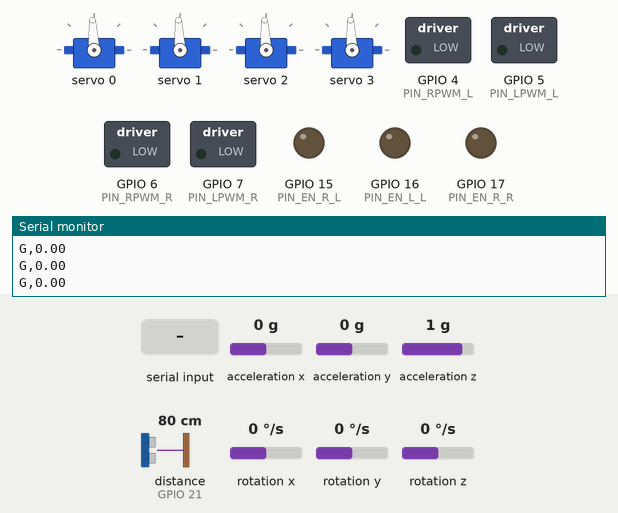
This sketch was run on a simulated ESP32. On the bench: 4 × servo, switched loads named in the sketch (green lamp = pin HIGH), output pins drawn as LEDs (lit = HIGH), the last lines printed to the serial monitor. Wiring (inferred from the names in the program): ultrasonic range finder: trigger GPIO 18; echo GPIO 21; MPU-6050 motion sensor at I2C address 0x68. The inputs (shaded band) are chosen by the test bench; at power-on: acceleration x 0 g, acceleration y 0 g, acceleration z 1 g, distance to the obstacle (sensor on GPIO 21) 80 cm, rotation x 0 °/s, rotation y 0 °/s, rotation z 0 °/s. The echo pulse lasts 58.3 µs per cm; nothing arrives over Bluetooth unless stated; pins used as bus, display or sensor lines are not drawn.

Above: at 3.2 s.
3.3 s: "C,90,45,200\n" received over Serial
At 4.4 s:
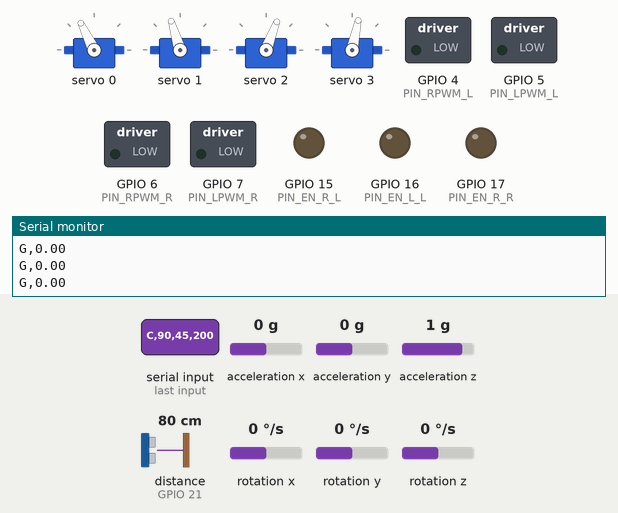
4.8 s: "A,90\n" received over Serial
Timing chart, 0 to 7.8 s (numbered marks = the images above; inputs shaded):
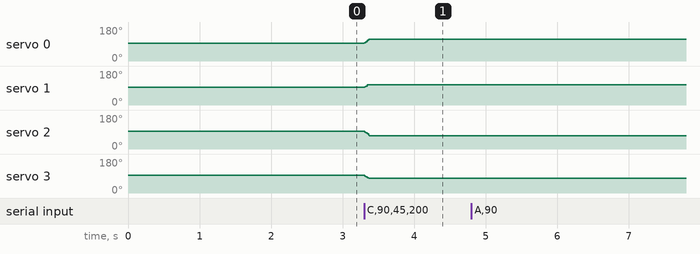

The sketch:

motor_muscle.ino
```cpp
#include <Arduino.h>
#include <Wire.h>
#include <math.h>
#include "driver/gpio.h"
#include <Adafruit_PWMServoDriver.h>
#include <BLEDevice.h>
#include <BLEScan.h>
#include <BLEAdvertisedDevice.h>

#define BEACON_UUID "7a1f0001-5c3e-4b8a-9d2e-1f6b8c0a4e11"

#define PIN_RPWM_L 4
#define PIN_LPWM_L 5
#define PIN_RPWM_R 6
#define PIN_LPWM_R 7
#define PIN_SDA 8
#define PIN_SCL 9
#define PIN_TRIG 18
#define PIN_ECHO 21

// BTS7960/IBT-2 active-HIGH enables. Drivers remain disabled at boot.
#define PIN_EN_R_L 15
#define PIN_EN_L_L 16
#define PIN_EN_R_R 17
#define PIN_EN_L_R 18
#define MPU_ADDR 0x68

#define PWM_FREQ 20000
#define PWM_RES 8
#define PWM_MAX 255
#define CONTROL_PERIOD_MS 10
#define WATCHDOG_MS 400
#define SONAR_PERIOD_MS 100
#define IMU_PERIOD_MS 10
#define STOP_CM 28.0f
#define CLEAR_CM 36.0f
#define KMAX 2.5f
#define DEADBAND 0.18f
#define STEER_STEP_DEG 3.0f
#define STEER_READY_DEG 4.0f
#define ACCEL_STEP 0.025f
#define DECEL_STEP 0.08f

const float HALF_L = 0.120f;
const float HALF_W = 0.100f;
const float MAX_STEER_DEG = 55.0f;
const float US_PER_DEG = 11.0f;
const int SERVO_TRIM_US[4] = {0, 0, 0, 0};
const int SERVO_DIR[4] = {1, 1, 1, 1};
const float MOTOR_DIR_L = 1.0f;
const float MOTOR_DIR_R = 1.0f;

const float WX[4] = {HALF_L, HALF_L, -HALF_L, -HALF_L};
const float WY[4] = {HALF_W, -HALF_W, HALF_W, -HALF_W};

const int PWM_PINS[4] = {PIN_RPWM_L, PIN_LPWM_L, PIN_RPWM_R, PIN_LPWM_R};

Adafruit_PWMServoDriver pca(0x40, Wire);
BLEScan* bleScan = nullptr;

volatile int8_t rssiBuf[32];
volatile uint8_t rssiHead = 0;
volatile uint8_t rssiTail = 0;

bool pcaOk = false;
bool armed = false;
bool blocked = false;
int nearCount = 0;
int cmdMode = 0;
float cmdSpeed = 0.0f;
float cmdCurv = 0.0f;
uint32_t lastCmdMs = 0;
float steerNow[4] = {0, 0, 0, 0};
float sideNow[2] = {0, 0};
uint32_t lastControl = 0;
uint32_t lastSonar = 0;
uint32_t lastImu = 0;
float gyroBiasZ = 0.0f;
float yawDeg = 0.0f;
bool imuOk = false;
uint32_t lastClear = 0;

class BeaconCb : public BLEAdvertisedDeviceCallbacks {
  void onResult(BLEAdvertisedDevice advertisedDevice) {
    if (!advertisedDevice.isAdvertisingService(BLEUUID(BEACON_UUID))) return;
    uint8_t nx = (rssiHead + 1) & 31;
    if (nx == rssiTail) return;
    rssiBuf[rssiHead] = (int8_t)advertisedDevice.getRSSI();
    rssiHead = nx;
  }
};

void pwmWrite(int idx, int duty) {
#if defined(ESP_ARDUINO_VERSION_MAJOR) && ESP_ARDUINO_VERSION_MAJOR >= 3
  ledcWrite(PWM_PINS[idx], duty);
#else
  ledcWrite(idx, duty);
#endif
}

void pwmInit() {
  for (int i = 0; i < 4; i++) {
#if defined(ESP_ARDUINO_VERSION_MAJOR) && ESP_ARDUINO_VERSION_MAJOR >= 3
    ledcAttach(PWM_PINS[i], PWM_FREQ, PWM_RES);
#else
    ledcSetup(i, PWM_FREQ, PWM_RES);
    ledcAttachPin(PWM_PINS[i], i);
#endif
    pwmWrite(i, 0);
  }
}

void driveSide(int side, float s) {
  float a = fabsf(s);
  int duty = 0;
  if (a > 0.02f) duty = (int)((DEADBAND + a * (1.0f - DEADBAND)) * PWM_MAX);
  duty = constrain(duty, 0, PWM_MAX);
  int r = side * 2;
  int l = side * 2 + 1;
  if (s >= 0.0f) {
    pwmWrite(l, 0);
    pwmWrite(r, duty);
  } else {
    pwmWrite(r, 0);
    pwmWrite(l, duty);
  }
}


void setDriverEnable(bool enabled) {
  uint8_t level = enabled ? HIGH : LOW;
  digitalWrite(PIN_EN_R_L, level);
  digitalWrite(PIN_EN_L_L, level);
  digitalWrite(PIN_EN_R_R, level);
  digitalWrite(PIN_EN_L_R, level);
}

bool mpuWriteReg(uint8_t reg, uint8_t value) {
  Wire.beginTransmission(MPU_ADDR);
  Wire.write(reg);
  Wire.write(value);
  return Wire.endTransmission() == 0;
}

bool mpuReadBytes(uint8_t reg, uint8_t *dst, size_t count) {
  Wire.beginTransmission(MPU_ADDR);
  Wire.write(reg);
  if (Wire.endTransmission(false) != 0) return false;
  size_t got = Wire.requestFrom((int)MPU_ADDR, (int)count, (int)true);
  if (got != count) return false;
  for (size_t i = 0; i < count; i++) dst[i] = Wire.read();
  return true;
}

int16_t be16(const uint8_t *p) {
  return (int16_t)(((uint16_t)p[0] << 8) | p[1]);
}

void imuInit() {
  // MPU6050 at 0x68, ±250 degrees/s, filtered gyro.
  imuOk = mpuWriteReg(0x6B, 0x00) &&
          mpuWriteReg(0x1B, 0x00) &&
          mpuWriteReg(0x1A, 0x03);
  Serial.printf("BOOT,MPU6050,%s\n", imuOk ? "OK" : "FAIL");
  if (!imuOk) return;

  // Keep the rover stationary during this startup bias measurement.
  double sum = 0.0;
  int valid = 0;
  for (int i = 0; i < 150; i++) {
    uint8_t raw[14];
    if (mpuReadBytes(0x3B, raw, sizeof(raw))) {
      sum += be16(raw + 12) / 131.0; // gyro Z in deg/s
      valid++;
    }
    delay(10);
  }
  if (valid > 0) gyroBiasZ = (float)(sum / valid);
  Serial.printf("BOOT,GYRO_BIAS,%.4f\n", gyroBiasZ);
}

void imuStep(uint32_t now) {
  static uint32_t previousMs = 0;
  if (!imuOk) return;
  uint8_t raw[14];
  if (!mpuReadBytes(0x3B, raw, sizeof(raw))) return;
  float rateZ = be16(raw + 12) / 131.0f - gyroBiasZ;
  if (previousMs != 0) {
    float dt = (now - previousMs) / 1000.0f;
    if (dt > 0.0f && dt < 0.1f) yawDeg += rateZ * dt;
  }
  previousMs = now;
  Serial.printf("G,%.2f\n", yawDeg);
}

void servoWrite(int i, float deg) {
  float us = 1500.0f + SERVO_TRIM_US[i] + SERVO_DIR[i] * deg * US_PER_DEG;
  us = constrain(us, 700.0f, 2300.0f);
  pca.writeMicroseconds(i, (uint16_t)us);
}

void steerInit() {
  Wire.begin(PIN_SDA, PIN_SCL);
  Wire.beginTransmission(0x40);
  pcaOk = (Wire.endTransmission() == 0);
  Serial.printf("BOOT,PCA9685,%s\n", pcaOk ? "OK" : "FAIL");
  if (!pcaOk) return;
  Wire.setClock(400000);
  pca.reset();
  delay(10);
  pca.setOscillatorFrequency(27000000);
  pca.setPWMFreq(50);
  for (int i = 0; i < 4; i++) servoWrite(i, 0.0f);
}

void wheelKin(float cx, float cy, int i, float omega, float &angDeg, float &spd) {
  float rx = WX[i] - cx;
  float ry = WY[i] - cy;
  float vx = -omega * ry;
  float vy = omega * rx;
  float mag = sqrtf(vx * vx + vy * vy);
  float a = atan2f(vy, vx);
  float dir = 1.0f;
  if (a > HALF_PI) {
    a -= PI;
    dir = -1.0f;
  } else if (a < -HALF_PI) {
    a += PI;
    dir = -1.0f;
  }
  angDeg = a * RAD_TO_DEG;
  spd = dir * mag;
}

void computeTargets(int mode, float cmd, float k, float ang[4], float spd[4]) {
  if (mode == 1) {
    for (int i = 0; i < 4; i++) wheelKin(0.0f, 0.0f, i, 1.0f, ang[i], spd[i]);
  } else if (fabsf(k) < 0.02f) {
    for (int i = 0; i < 4; i++) {
      ang[i] = 0.0f;
      spd[i] = 1.0f;
    }
  } else {
    float R = 1.0f / k;
    for (int i = 0; i < 4; i++) wheelKin(0.0f, R, i, k, ang[i], spd[i]);
  }
  float m = 0.0f;
  for (int i = 0; i < 4; i++) {
    if (fabsf(spd[i]) > m) m = fabsf(spd[i]);
    if (ang[i] > MAX_STEER_DEG) ang[i] = MAX_STEER_DEG;
    if (ang[i] < -MAX_STEER_DEG) ang[i] = -MAX_STEER_DEG;
  }
  for (int i = 0; i < 4; i++) spd[i] = (m > 1e-6f) ? spd[i] / m * cmd : 0.0f;
}

float slew(float cur, float tgt) {
  float step = fabsf(tgt) < fabsf(cur) ? DECEL_STEP : ACCEL_STEP;
  float d = tgt - cur;
  if (d > step) d = step;
  if (d < -step) d = -step;
  return cur + d;
}

void controlStep() {
  float cs = cmdSpeed;
  bool commandFresh = (millis() - lastCmdMs) <= WATCHDOG_MS;
  bool motorPermit = armed && commandFresh && pcaOk && imuOk;
  setDriverEnable(motorPermit);
  if (!motorPermit) cs = 0.0f;
  if (cmdMode == 0 && cs > 0.0f && blocked) cs = 0.0f;
  float ang[4];
  float spd[4];
  computeTargets(cmdMode, cs, cmdCurv, ang, spd);
  if (pcaOk) {
    for (int i = 0; i < 4; i++) {
      float d = ang[i] - steerNow[i];
      if (d > STEER_STEP_DEG) d = STEER_STEP_DEG;
      if (d < -STEER_STEP_DEG) d = -STEER_STEP_DEG;
      steerNow[i] += d;
      servoWrite(i, steerNow[i]);
    }
  }
  bool ready = pcaOk;
  for (int i = 0; i < 4 && ready; i++) {
    if (fabsf(ang[i] - steerNow[i]) > STEER_READY_DEG) ready = false;
  }
  float tl = 0.0f;
  float tr = 0.0f;
  if (ready) {
    tl = (spd[0] + spd[2]) * 0.5f * MOTOR_DIR_L;
    tr = (spd[1] + spd[3]) * 0.5f * MOTOR_DIR_R;
  }
  sideNow[0] = slew(sideNow[0], tl);
  sideNow[1] = slew(sideNow[1], tr);
  driveSide(0, sideNow[0]);
  driveSide(1, sideNow[1]);
}

float readSonarCm() {
  digitalWrite(PIN_TRIG, LOW);
  delayMicroseconds(3);
  digitalWrite(PIN_TRIG, HIGH);
  delayMicroseconds(10);
  digitalWrite(PIN_TRIG, LOW);
  unsigned long us = pulseIn(PIN_ECHO, HIGH, 12000);
  if (us == 0) return 999.0f;
  return us / 58.0f;
}

void sonarStep() {
  float cm = readSonarCm();
  if (cm < STOP_CM) {
    if (nearCount < 3) nearCount++;
  } else if (cm > CLEAR_CM) {
    nearCount = 0;
  }
  blocked = nearCount >= 2;
  Serial.printf("U,%.1f,%d\n", cm, blocked ? 1 : 0);
}

void drainRssi() {
  while (rssiTail != rssiHead) {
    int r = rssiBuf[rssiTail];
    rssiTail = (rssiTail + 1) & 31;
    Serial.printf("B,%d\n", r);
  }
}

void handleLine(char* line) {
  if (line[0] == 'C') {
    int m;
    float s;
    float k;
    if (sscanf(line, "C,%d,%f,%f", &m, &s, &k) == 3) {
      cmdMode = (m == 1) ? 1 : 0;
      cmdSpeed = constrain(s, -1.0f, 1.0f);
      cmdCurv = constrain(k, -KMAX, KMAX);
      lastCmdMs = millis();
    }
  } else if (line[0] == 'S') {
    cmdSpeed = 0.0f;
    lastCmdMs = millis();
  } else if (line[0] == 'A') {
    int a;
    if (sscanf(line, "A,%d", &a) == 1) {
      armed = (a == 1) && pcaOk && imuOk;
      cmdSpeed = 0.0f;
      setDriverEnable(false);
      lastCmdMs = millis();
      Serial.printf("STATUS,ARMED,%d\n", armed ? 1 : 0);
    }
  }
}

void pollSerial() {
  static char buf[64];
  static int n = 0;
  while (Serial.available()) {
    char c = (char)Serial.read();
    if (c == '\n' || c == '\r') {
      if (n > 0) {
        buf[n] = 0;
        handleLine(buf);
      }
      n = 0;
    } else if (n < (int)sizeof(buf) - 1) {
      buf[n++] = c;
    }
  }
}

void bleStart() {
  BLEDevice::init("");
  bleScan = BLEDevice::getScan();
  bleScan->setAdvertisedDeviceCallbacks(new BeaconCb(), true);
  bleScan->setActiveScan(false);
  bleScan->setInterval(100);
  bleScan->setWindow(99);
  bleScan->start(0, nullptr, false);
  Serial.println("BOOT,BLE,SCANNING");
}

void setup() {
  Serial.begin(115200);
  delay(300);
  pinMode(PIN_TRIG, OUTPUT);
  digitalWrite(PIN_TRIG, LOW);
  pinMode(PIN_ECHO, INPUT);
  pinMode(PIN_EN_R_L, OUTPUT);
  pinMode(PIN_EN_L_L, OUTPUT);
  pinMode(PIN_EN_R_R, OUTPUT);
  pinMode(PIN_EN_L_R, OUTPUT);
  setDriverEnable(false);
  pwmInit();
  steerInit();
  imuInit();
  bleStart();
  Serial.println("BOOT,MOTOR,READY");
}

void loop() {
  uint32_t now = millis();
  pollSerial();
  drainRssi();
  if (now - lastControl >= CONTROL_PERIOD_MS) {
    lastControl = now;
    controlStep();
  }
  if (now - lastSonar >= SONAR_PERIOD_MS) {
    lastSonar = now;
    sonarStep();
  }
  if (now - lastImu >= IMU_PERIOD_MS) {
    lastImu = now;
    imuStep(now);
  }
  if (now - lastClear >= 15000) {
    lastClear = now;
    bleScan->clearResults();
  }
}
```

Measured:
- after the input at 3.3 s, servo 0: 93° → 116° at once; servo 1: 93° → 107° at once; servo 2: 93° → 69° at once; servo 3: 93° → 78° at once
